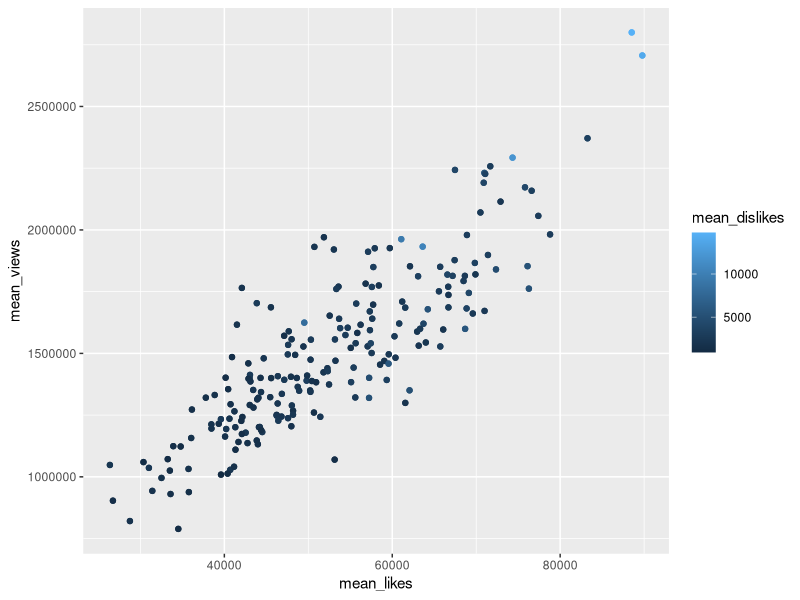
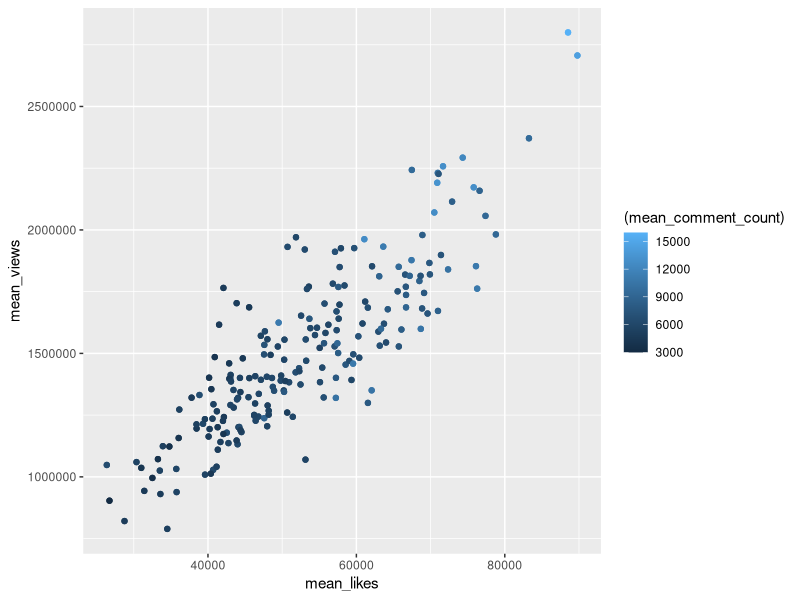
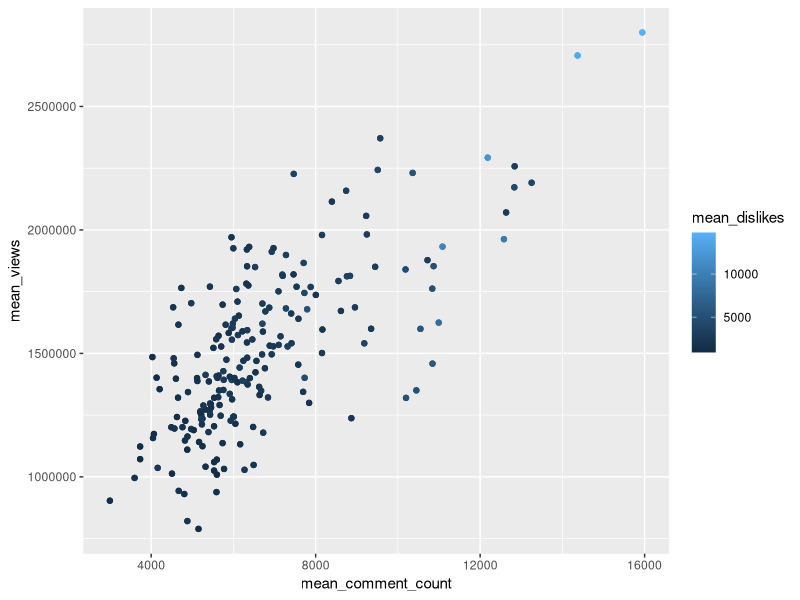
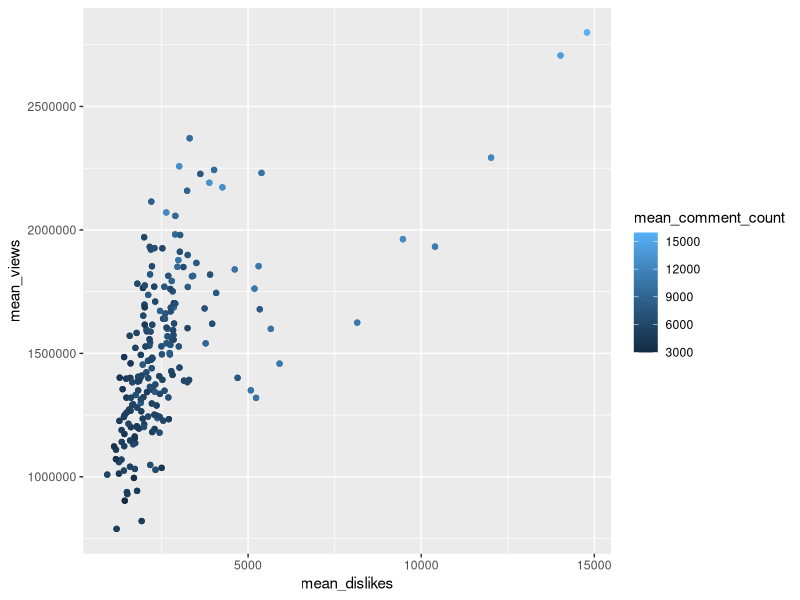
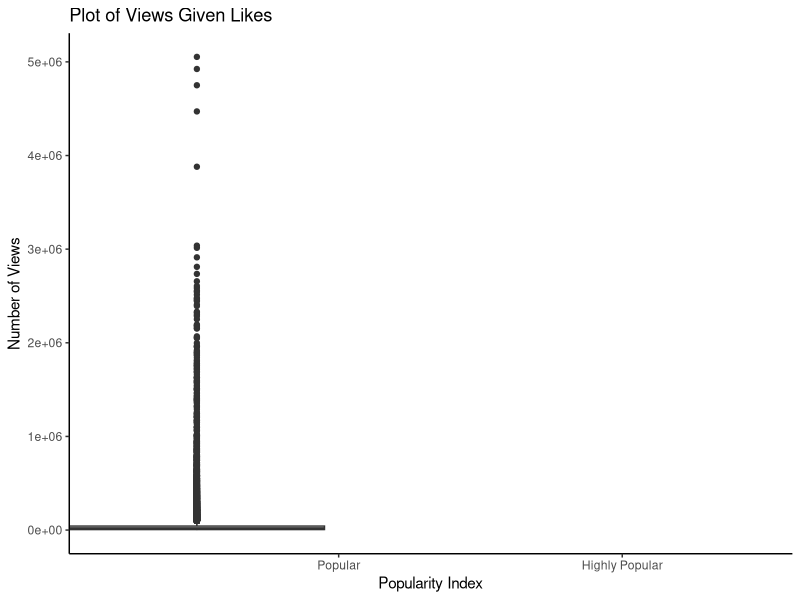
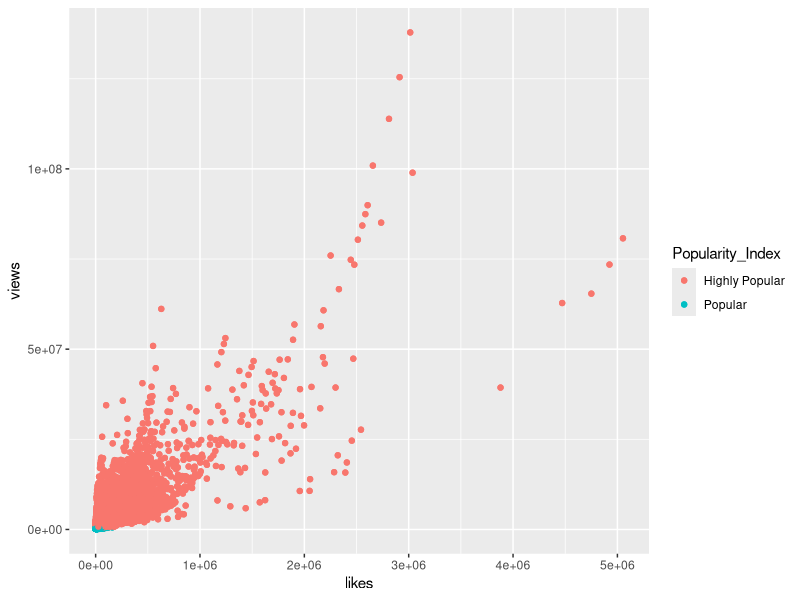
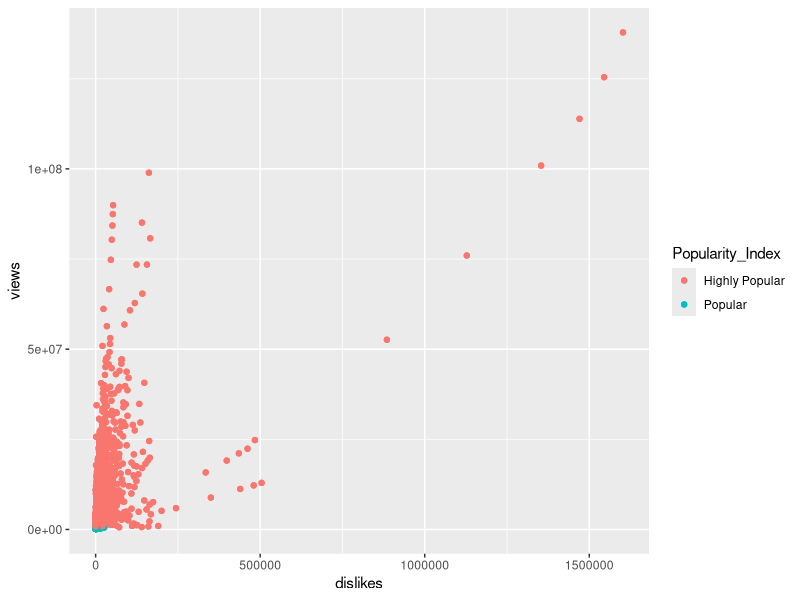
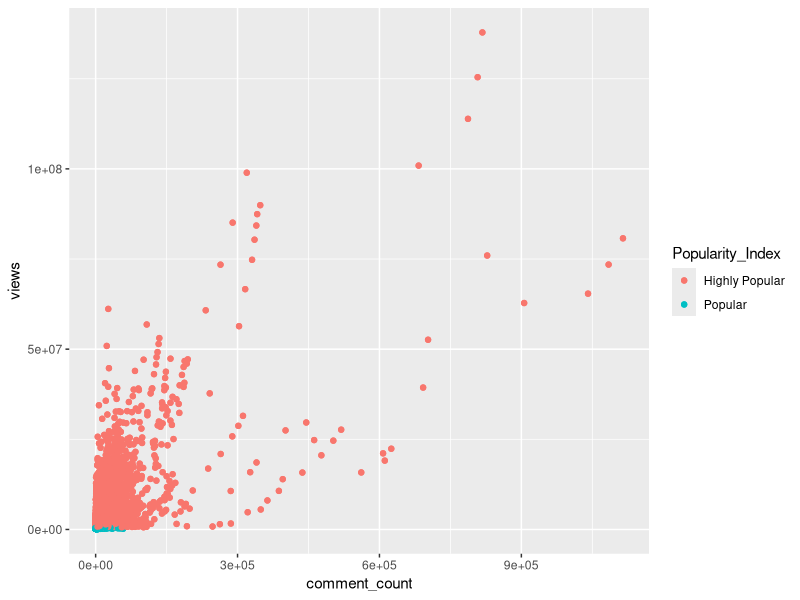

Generate these figures, in order, with R:
## ---- chunk 1

library(tidyverse) #The swiss knife!

library(ggplot2)

library(rmarkdown)

library(caret)
## ---- chunk 2

df_1clean <- read.csv("df_1clean.csv")

## ---- chunk 3

df_1clean <- select(df_1clean, -c(X))
glimpse(df_1clean)

## ---- chunk 4

daily_means <- df_1clean  %>%
  group_by(trending_date) %>%
  summarise(n_title = n(),
            mean_likes = mean(likes),
             mean_views = mean(views),
             mean_dislikes = mean(dislikes),
            mean_comment_count = mean(comment_count))
daily_means

## ---- chunk 5

ggplot(daily_means, aes(y = mean_views, x = mean_likes, color=mean_dislikes)) + geom_point() + geom_jitter()

ggplot(daily_means, aes(y = mean_views, x = mean_likes, color=(mean_comment_count))) + geom_point() + geom_jitter()

ggplot(daily_means, aes(y = mean_views, x = mean_comment_count,  color=mean_dislikes)) + geom_point() + geom_jitter()

ggplot(daily_means, aes(y = mean_views, x = mean_dislikes,color=mean_comment_count)) + geom_point() + geom_jitter()

## ---- chunk 6
bp <- ggplot(df_1clean, aes(x=Popularity_Index, y=likes, fill=Popularity_Index)) + 
  geom_boxplot()+
  labs(title="Plot of Views Given Likes",x="Popularity Index", y = "Number of Views")+
scale_x_discrete(limits=c("Popular", "Highly Popular"))
bp + theme_classic()
## ---- chunk 7
df_1clean$Popularity_Index <- ifelse(df_1clean$Popularity_Index == 1, 'Highly Popular', 'Popular')
ggplot(df_1clean, aes(x = likes, y = views, color=Popularity_Index)) +
  geom_point() + geom_jitter()

ggplot(df_1clean, aes(x = dislikes, y = views, color=Popularity_Index)) +
  geom_point() + geom_jitter()

ggplot(df_1clean, aes(x = comment_count, y = views, color=Popularity_Index)) +
  geom_point() + geom_jitter()
## ---- chunk 8
 hist_plot <-
   df_1clean %>%
     ggplot(aes(x = views)) +
     geom_histogram(color = "maroon", fill = "dodgerblue", bins = 205)
  print(hist_plot)
  
  hist_plot <-
   df_1clean %>%
     ggplot(aes(x = likes)) +
     geom_histogram(color = "maroon", fill = "dodgerblue", bins = 205)
  print(hist_plot)
  
  hist_plot <-
   df_1clean %>%
     ggplot(aes(x = dislikes)) +
     geom_histogram(color = "maroon", fill = "dodgerblue", bins = 205)
  print(hist_plot)
  
  hist_plot <-
   df_1clean %>%
     ggplot(aes(x = comment_count)) +
     geom_histogram(color = "maroon", fill = "dodgerblue", bins = 205)
  print(hist_plot)
  
  
## ---- chunk 9
write.csv(daily_means, file = "daily_means.csv")
